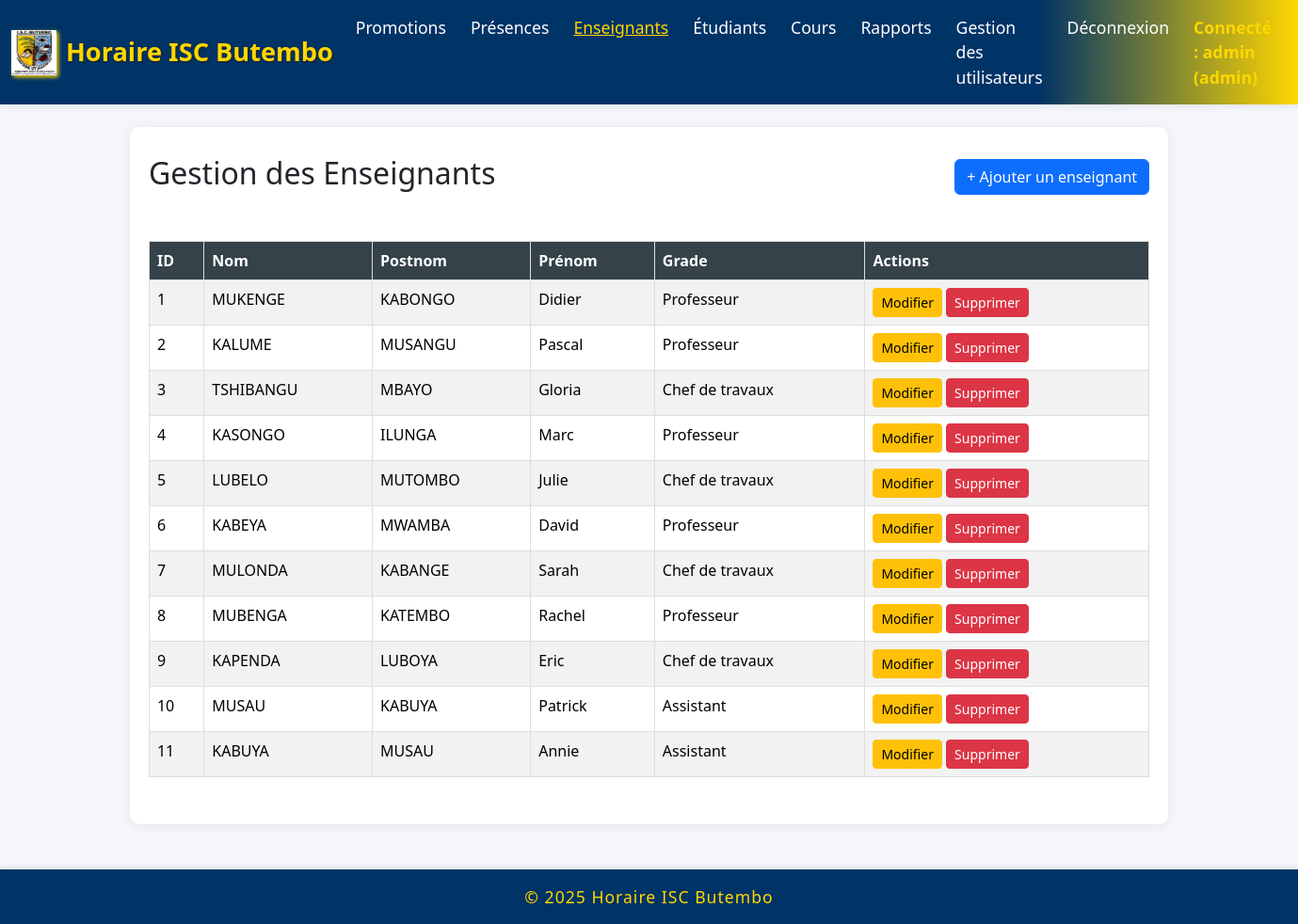
The page /enseignants (signed in) on the database its author committed.
### models/__init__.py (models this page shows)
class Enseignant(db.Model):
    __tablename__ = 'enseignant'
    id = db.Column(db.Integer, primary_key=True)
    nom = db.Column(db.String(100), nullable=False)
    postnom = db.Column(db.String(100), nullable=False)
    prenom = db.Column(db.String(100), nullable=False)
    grade = db.Column(db.String(50), nullable=False)

### app.py (the view)
@app.route('/enseignants')
def enseignants():
    if 'username' not in session:
        return redirect(url_for('home'))
    enseignants = Enseignant.query.all()
    return render_template('enseignants.html', enseignants=enseignants)

### templates/enseignants.html (shortened to what this page needs)
{% extends "base.html" %}
{% block content %}
<div class="d-flex justify-content-between align-items-center mb-4">
    <h2>Gestion des Enseignants</h2>
    <a href="{{ url_for('ajouter_enseignant') }}" class="btn btn-primary">+ Ajouter un enseignant</a>
</div>
<div class="table-responsive">
    <table class="table table-striped table-hover">
        <thead class="table-dark">
            <tr>
                <th>ID</th>
                <th>Nom</th>
                <th>Postnom</th>
                <th>Prénom</th>
                <th>Grade</th>
                <th>Actions</th>
            </tr>
        </thead>
        <tbody>
            {% for enseignant in enseignants %}
            <tr>
                <td>{{ enseignant.id }}</td>
                <td>{{ enseignant.nom }}</td>
                <td>{{ enseignant.postnom }}</td>
                <td>{{ enseignant.prenom }}</td>
                <td>{{ enseignant.grade }}</td>
                <td>
                    <a href="{{ url_for('modifier_enseignant', id=enseignant.id) }}" class="btn btn-warning btn-sm">Modifier</a>
                    <a href="{{ url_for('supprimer_enseignant', id=enseignant.id) }}" class="btn btn-danger btn-sm" onclick="return confirm('Êtes-vous sûr de vouloir supprimer cet enseignant ?')">Supprimer</a>
                </td>
            </tr>
            {% endfor %}
        </tbody>
    </table>
</div>
{% endblock %}

### static/style.css (style rules this page uses)
body { font-family: Arial, sans-serif; margin: 0; padding: 0; background-color: #f4f4f4; }
.table { width: 100%; border-collapse: collapse; margin: 20px 0; }
.table th, .table td { border: 1px solid #ddd; padding: 8px; }
.table th { background-color: #35424a; color: white; }
.table tr:nth-child(even) { background-color: #f2f2f2; }

### templates/base.html (style rules this page uses)
body { background-color: #f4f6fb; font-family: 'Segoe UI', Arial, sans-serif; }

### rows shown on the page
Enseignant: id "1", nom "MUKENGE", postnom "KABONGO", prenom "Didier", grade "Professeur"
Enseignant: id "2", nom "KALUME", postnom "MUSANGU", prenom "Pascal", grade "Professeur"
Enseignant: id "3", nom "TSHIBANGU", postnom "MBAYO", prenom "Gloria", grade "Chef de travaux"
Enseignant: id "4", nom "KASONGO", postnom "ILUNGA", prenom "Marc", grade "Professeur"
Enseignant: id "5", nom "LUBELO", postnom "MUTOMBO", prenom "Julie", grade "Chef de travaux"
Enseignant: id "6", nom "KABEYA", postnom "MWAMBA", prenom "David", grade "Professeur"
Enseignant: id "7", nom "MULONDA", postnom "KABANGE", prenom "Sarah", grade "Chef de travaux"
Enseignant: id "8", nom "MUBENGA", postnom "KATEMBO", prenom "Rachel", grade "Professeur"
Enseignant: id "9", nom "KAPENDA", postnom "LUBOYA", prenom "Eric", grade "Chef de travaux"
Enseignant: id "10", nom "MUSAU", postnom "KABUYA", prenom "Patrick", grade "Assistant"
Enseignant: id "11", nom "KABUYA", postnom "MUSAU", prenom "Annie", grade "Assistant"

### other values the page prints
{{ session.username }} "admin"
{{ session.role }} "admin"
